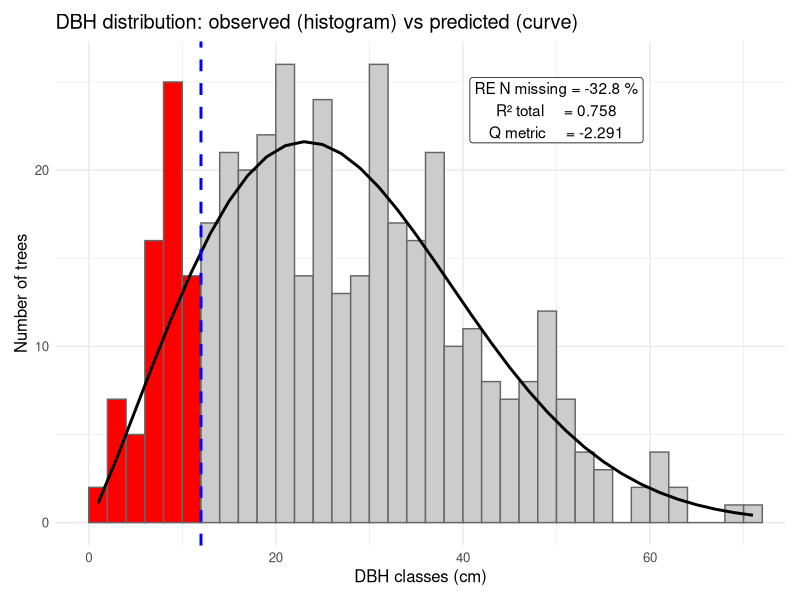
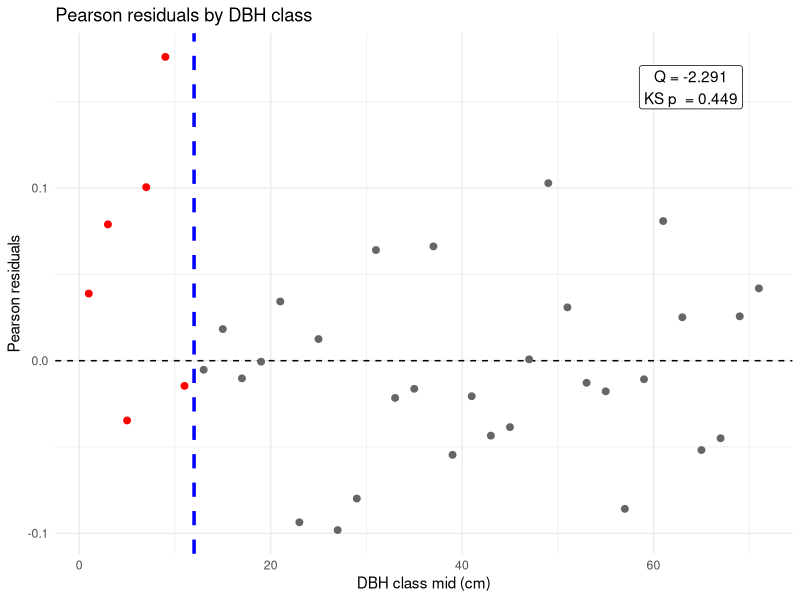
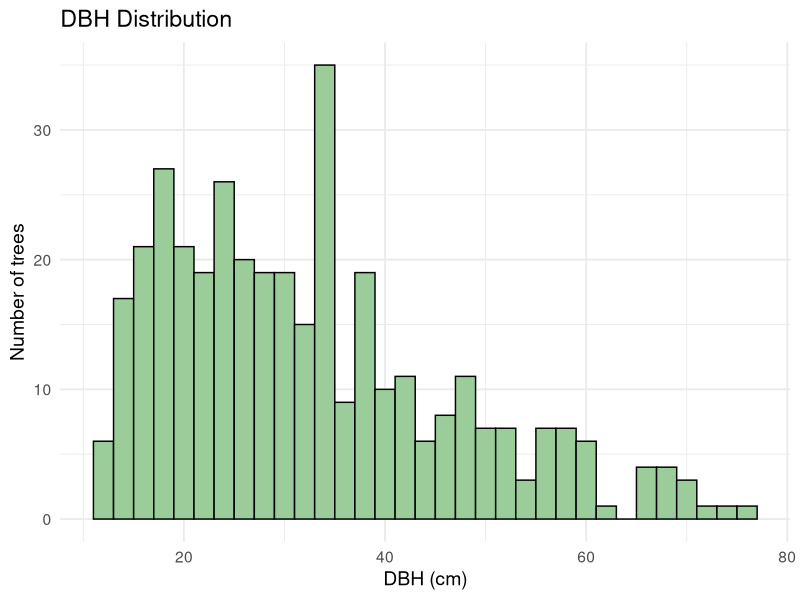
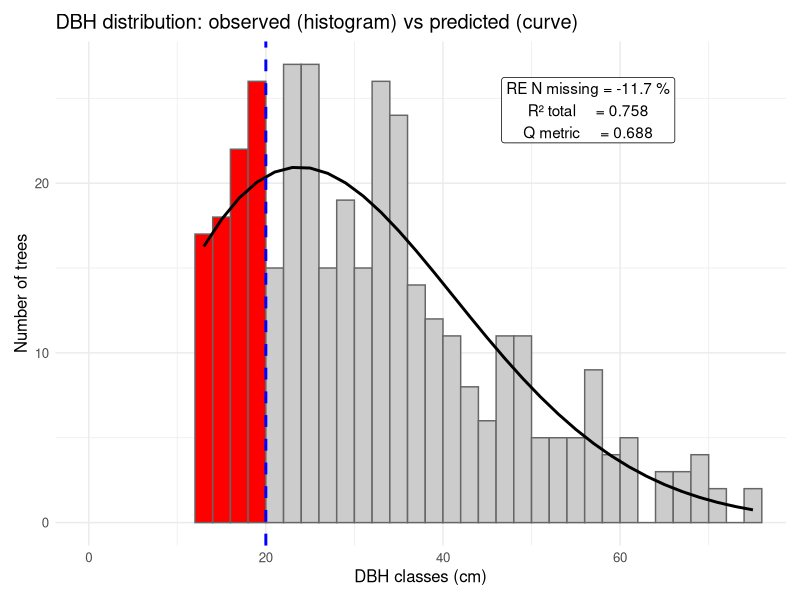
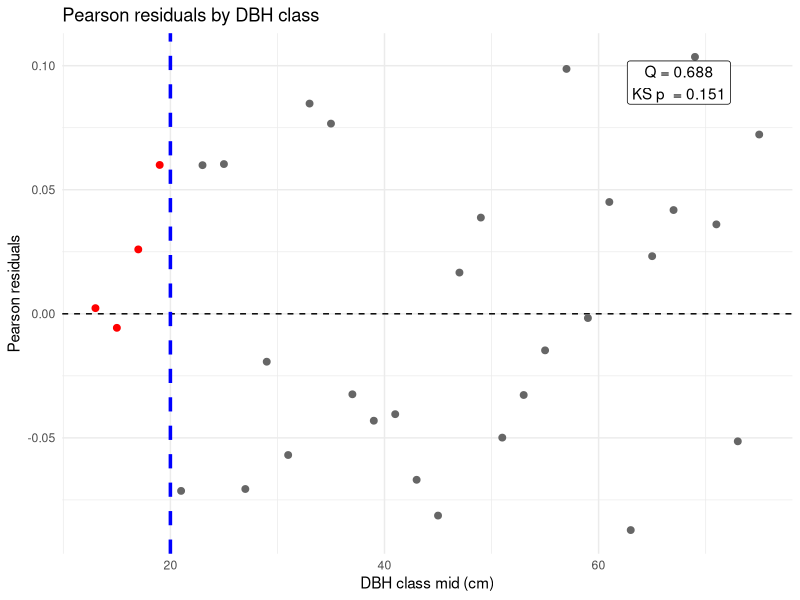
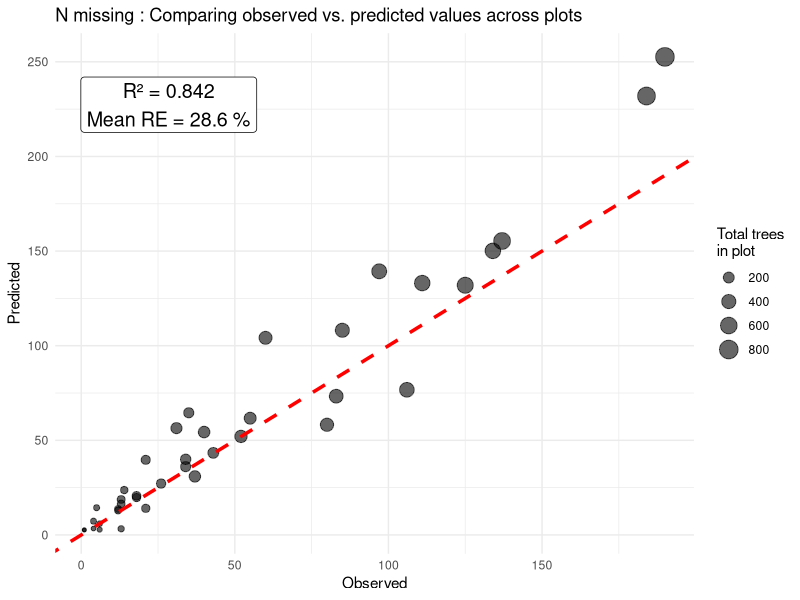

Reproduce these figures in R, in order.
## ---- chunk 1
library(readxl)
library(ggplot2)
library(dplyr)
## ---- chunk 2
fit_weibull_trunc_mle <- function(dbh_distrib_truncated, t,
                                  start_shape = 2,
                                  start_scale = mean(dbh_distrib_truncated, na.rm = TRUE)) {
  
  dbh_distrib_truncated <- dbh_distrib_truncated[is.finite(dbh_distrib_truncated)]
  n <- length(dbh_distrib_truncated)
  if (n == 0L) stop("Aucun DBH >= t après nettoyage.")

  nll <- function(par) {
    k   <- par[1]
    lam <- par[2]
    if (!is.finite(k) || !is.finite(lam) || k <= 0 || lam <= 0) return(Inf)

    ll1 <- dweibull(dbh_distrib_truncated, shape = k, scale = lam, log = TRUE)
    p_t <- pweibull(t, shape = k, scale = lam)

    if (any(!is.finite(ll1)) || !is.finite(p_t) || p_t >= 1) return(Inf)

    ll <- sum(ll1) - n * log(1 - p_t)
    -ll
  }

  opt <- optim(c(start_shape, start_scale),
               nll,
               method = "L-BFGS-B",
               lower = c(1e-6, 1e-6))

  if (opt$convergence != 0)
    warning("optim n'a pas convergé (code = ", opt$convergence, ")")

  data.frame(
    shape       = opt$par[1],
    scale       = opt$par[2],
    logLik      = -opt$value
  )
}
## ---- chunk 3
dbh_threshold <- 12

dbh_distrib <- rweibull(n=400, shape = 1.9, scale = 30)
dbh_distrib_truncated <- dbh_distrib[dbh_distrib >= dbh_threshold]

fit <- fit_weibull_trunc_mle(dbh_distrib_truncated, 
                             t=dbh_threshold, 
                             start_shape = 2, 
                             start_scale = mean(dbh_distrib_truncated))

fit
## ---- chunk 4
predict_N_missing <- function(params, N_obs, t) {
  k <- params$shape
  lam <- params$scale

  p_dbh_over_threshold <- 1 - pweibull(t, k, lam)
  N_tot  <- N_obs / p_dbh_over_threshold
  N_missing <- N_tot * pweibull(t, k, lam)

  data.frame(
    N_tot  = N_tot,
    N_missing = N_missing,
    p_dbh_over_threshold = p_dbh_over_threshold
  )
}
## ---- chunk 5
# Number of trees observed, that corresponds to the number of trees with DBH over the dbh_threshold
N_obs <- length(dbh_distrib_truncated)

N_missing <- predict_N_missing(params = fit, N_obs = N_obs, t = dbh_threshold)
N_missing
## ---- chunk 6
predict_weibull_full_counts <- function(params, N_obs, dbh_classes, t) {
  
  k <- params$shape
  lam <- params$scale

  N   <- predict_N_missing(params, N_obs, t)
  N_tot <- N$N_tot

  low <- dbh_classes[-length(dbh_classes)]
  up  <- dbh_classes[-1]

  pred <- N_tot * (pweibull(up, k, lam) - pweibull(low, k, lam))

  data.frame(
    class_lower = low,
    class_upper = up,
    N_pred      = pred,
    under_t     = up <= t
  )
}
## ---- chunk 7
dbh_classes <- seq(0, 200, 2)

pred <- predict_weibull_full_counts(params = fit, N_obs, dbh_classes, t = dbh_threshold)
pred
## ---- chunk 8
# PREPROCESS
# ----------------------------------------------------------------------
n_obs <- hist(dbh_distrib, breaks = dbh_classes, plot = FALSE)$counts
n_pred <- pred$N_pred

class_mid <- (pred$class_lower + pred$class_upper) / 2

last_nonzero <- max(which(n_obs > 0))
idx <- seq_len(last_nonzero)

n_obs <- n_obs[idx] ; n_pred <- n_pred[idx] ; class_mid <- class_mid[idx] ; pred <- pred[idx, ]

# PERASON RESIDUALS
# ----------------------------------------------------------------------
get_pearson_residuals <- function(n_obs, n_pred, class_mid, dbh_threshold) {
  
  # proportions
  prop_obs  <- n_obs  / sum(n_obs)
  prop_pred <- n_pred / sum(n_pred)

  # Pearson residuals
  eps <- 1e-8
  pearson_res <- (prop_obs - prop_pred) / sqrt(pmax(prop_pred, eps))

  # Région
  region <- ifelse(class_mid < dbh_threshold, "DBH < t", "DBH ≥ t")

  # dataframe final
  data.frame(
    class_mid   = class_mid,
    pearson_res = pearson_res,
    region      = factor(region, levels = c("DBH < t", "DBH ≥ t"))
  )
}

# METRICS 
# ----------------------------------------------------------------------
r2_global <- function(X_obs, X_pred) {
  X_mean <- mean(X_obs)
  1 - sum((X_obs - X_pred)^2) / sum((X_obs - X_mean)^2)
}

re_missing <- function(N_missing_obs, N_missing_pred) {
  ((N_missing_pred - N_missing_obs) / N_missing_obs) * 100
}

Q_metric_from_df <- function(df_res) {
  r_under <- df_res$pearson_res[df_res$region == "DBH < t"]
  r_over  <- df_res$pearson_res[df_res$region == "DBH ≥ t"]
  
  mse_under <- mean(r_under^2, na.rm = TRUE)
  mse_over  <- mean(r_over^2,  na.rm = TRUE)
  
  if (!is.finite(mse_over) || mse_over <= 0) return(NA_real_)
  
  1 - mse_under / mse_over
}

KS_p_from_df <- function(df_res) {
  tryCatch(
    ks.test(
      abs(df_res$pearson_res[df_res$region == "DBH < t"]),
      abs(df_res$pearson_res[df_res$region == "DBH ≥ t"])
    )$p.value,
    error = function(e) NA_real_
  )
}
## ---- chunk 9
# Pearson residuals based metrics
df_res <- get_pearson_residuals(n_obs, n_pred, class_mid, dbh_threshold = dbh_threshold)

# Metrics
Q <- Q_metric_from_df(df_res)
R2_all <- r2_global(n_obs, n_pred)
RE_missing <- re_missing(sum(dbh_distrib < dbh_threshold), sum(pred$N_pred[pred$under_t]))
KS_p <- KS_p_from_df(df_res)

metrics <- data.frame(
  Q = Q,
  R2_all = R2_all,
  RE_missing = RE_missing,
  KS_p = KS_p
)

metrics
## ---- chunk 10
plot_weibull_hist_curve <- function(df, counts, t, metrics) {
  df$class_mid <- (df$class_lower + df$class_upper) / 2
  bw <- unique(df$class_upper - df$class_lower)[1]
  
  df$N_obs  <- as.numeric(counts)
  df$N_pred <- as.numeric(df$N_pred)

  ymax <- max(c(df$N_obs, df$N_pred), na.rm = TRUE)
  xmin <- min(df$class_mid, na.rm = TRUE)
  xmax <- max(df$class_mid[df$N_obs > 0], na.rm = TRUE)

  ggplot2::ggplot(df, ggplot2::aes(x = class_mid)) +
    ggplot2::geom_col(
      ggplot2::aes(y = N_obs, fill = class_upper <= t),
      width = bw, color = "grey40"
    ) +
    ggplot2::scale_fill_manual(values = c("TRUE" = "red", "FALSE" = "grey80")) +
    ggplot2::geom_line(ggplot2::aes(y = N_pred), linewidth = 1) +
    ggplot2::geom_vline(xintercept = t, linetype = 2, linewidth = 1, color = "blue") +
    ggplot2::annotate(
      "label",
      x = xmin + 0.70 * (xmax - xmin),
      y = 0.9 * ymax,
      label = paste0(
        "RE N missing = ", sprintf("%.1f", metrics$RE_missing), " %\n",
        "R² total     = ", sprintf("%.3f", metrics$R2_all), "\n",
        "Q metric     = ", sprintf("%.3f", metrics$Q)
      )
    ) +
    ggplot2::labs(
      x = "DBH classes (cm)", y = "Number of trees",
      title = "DBH distribution: observed (histogram) vs predicted (curve)"
    ) +
    ggplot2::coord_cartesian(xlim = c(0, xmax)) +
    ggplot2::theme_minimal() +
    ggplot2::theme(
      legend.position = "none",
      text = ggplot2::element_text(size = 12),
      plot.margin = grid::unit(rep(10, 4), "pt")
    )
}


plot_weibull_hist_curve(pred, n_obs, t = dbh_threshold, metrics)
## ---- chunk 11
plot_residuals_by_class <- function(df_res, Q, KS_p, t) {

  ymax <- max(df_res$pearson_res, na.rm = TRUE)
  xmax <- max(df_res$class_mid,   na.rm = TRUE)

  ggplot2::ggplot(df_res, ggplot2::aes(x = class_mid,
                                       y = pearson_res,
                                       colour = region)) +
    ggplot2::geom_hline(yintercept = 0, linetype = 2) +
    ggplot2::geom_vline(xintercept = t, linetype = 2, linewidth = 1.2, colour = "blue") +
    ggplot2::geom_point(size = 2) +
    ggplot2::scale_colour_manual(
      values = c("DBH < t" = "red", "DBH ≥ t" = "grey40"),
      name   = NULL
    ) +
    ggplot2::annotate(
      "label",
      x = 0.9 * xmax,
      y = 0.9 * ymax,
      label = paste0(
        "Q = ", sprintf('%.3f', Q), "\n",
        "KS p  = ", ifelse(is.na(KS_p), "NA", sprintf('%.3f', KS_p))
      )
    ) +
    ggplot2::labs(
      x = "DBH class mid (cm)",
      y = "Pearson residuals",
      title = "Pearson residuals by DBH class"
    ) +
    ggplot2::theme_minimal() +
    ggplot2::theme(legend.position = "none")
}
## ---- chunk 12
plot_residuals_by_class(df_res, Q, KS_p, t = dbh_threshold)
## ---- chunk 13
df <- read_excel("Tree-DBH-BA_and_BM_Growth-Data-BySps.xlsx", sheet = 1)
df
## ---- chunk 14
# Choosing a PLOT_ID from 1 to XX to Display
PLOT_ID = 10
## ---- chunk 15
df_plot <- df[df$PLOT_ID == PLOT_ID, ]

ggplot(df_plot, aes(x = DBH)) +
  geom_histogram(binwidth = 2, fill = "darkseagreen3", color = "black") +
  labs(
    title = "DBH Distribution",
    x = "DBH (cm)",
    y = "Number of trees"
  ) +
  theme_minimal(base_size = 14)
## ---- chunk 16
t   <- 20
pid <- 10

# Get complete and truncated dbh distributions
df_plot <- df[df$PLOT_ID == pid, ]
dbh_distrib <- na.omit(df_plot$DBH)
dbh_distrib_truncated <- dbh_distrib[dbh_distrib >= t]

# Define DBH classes
dbh_classes_for <- function(dbh_distrib) {
  x <- dbh_distrib[is.finite(dbh_distrib)]
  if (length(x) == 0L) return(NULL)
  
  bmin <- floor(min(x) / 2) * 2
  bmax <- ceiling(max(x) / 2) * 2
  seq(bmin, bmax, by = 2)
}

dbh_classes <- dbh_classes_for(dbh_distrib)
## ---- chunk 17
# FITTING truncated Weibull
# -----------------------------------------------------------------
fit <- fit_weibull_trunc_mle(dbh_distrib_truncated, t = t)

# PREDICTING Weibull-based counts for all dbh classes
# -----------------------------------------------------------------
pred <- predict_weibull_full_counts(
  params       = fit,
  N_obs        = length(dbh_distrib_truncated),   
  dbh_classes  = dbh_classes,
  t            = t
)

n_per_class_obs  <- hist(dbh_distrib, breaks = dbh_classes, plot = FALSE)$counts
n_per_class_pred <- pred$N_pred
class_mid <- (pred$class_lower + pred$class_upper) / 2

# ASSESSING quality of the predictions
# -----------------------------------------------------------------
# Pearson residuals based metrics
df_res <- get_pearson_residuals(n_per_class_obs, n_per_class_pred, class_mid, dbh_threshold = t)

# Metrics
Q <- Q_metric_from_df(df_res)
R2_all <- r2_global(n_obs, n_pred)
RE_missing <- re_missing(sum(n_per_class_obs[class_mid < t]), sum(n_per_class_pred[class_mid < t]))
KS_p <- KS_p_from_df(df_res)

metrics <- data.frame(
  Q = Q,
  R2_all = R2_all,
  RE_missing   = RE_missing,
  KS_p         = KS_p
)

# VISUALIZING Results
# -----------------------------------------------------------------
plot_weibull_hist_curve(pred, n_per_class_obs, t, metrics)
## ---- chunk 18
plot_residuals_by_class(df_res, Q, KS_p, t)
## ---- chunk 19
t <- 20
plot_ids <- sort(unique(df$PLOT_ID))

res_list <- lapply(plot_ids, function(pid) {
  
  # PREPROCESSING
  # ---------------------------------------------------
  df_plot <- df %>%
    dplyr::filter(PLOT_ID == pid, is.finite(DBH))
  
  dbh_distrib <- df_plot$DBH
  dbh_classes <- dbh_classes_for(dbh_distrib)
  
  dbh_distrib_truncated <- dbh_distrib[dbh_distrib >= t]
  if (length(dbh_distrib_truncated) < 20) return(NULL)
  
  # FITTING
  # ---------------------------------------------------
  fit <- fit_weibull_trunc_mle(dbh_distrib_truncated, t = t)
  
  # PREDICTING
  # ---------------------------------------------------
  pred <- predict_weibull_full_counts(
    params      = fit,
    N_obs       = length(dbh_distrib_truncated),  
    dbh_classes = dbh_classes,
    t           = t
  )
  
  n_per_class_obs  <- hist(dbh_distrib, breaks = dbh_classes, plot = FALSE)$counts
  n_per_class_pred <- pred$N_pred
  class_mid        <- (pred$class_lower + pred$class_upper) / 2
  
  # METRICS
  # ---------------------------------------------------
  # Résidus de Pearson
  df_res <- get_pearson_residuals(n_per_class_obs, n_per_class_pred, class_mid, t)
  
  Q    <- Q_metric_from_df(df_res)
  KS_p <- KS_p_from_df(df_res)
  R2_all <- r2_global(n_per_class_obs, n_per_class_pred)
  RE_missing  <- re_missing(sum(n_per_class_obs[class_mid < t]), sum(n_per_class_pred[class_mid < t]))
  
  # ---- Sortie par parcelle ----
  data.frame(
    PLOT_ID      = pid,
    shape        = fit$shape,
    scale        = fit$scale,
    Q            = Q,
    R2_all = R2_all,
    RE_missing   = RE_missing,
    KS_p         = KS_p,
    N_tot_pred   = sum(n_per_class_pred),
    N_tot_obs = sum(n_per_class_obs),
    N_missing_pred = sum(n_per_class_pred[class_mid < t]),
    N_missing_obs = sum(n_per_class_obs[class_mid < t])
  )
})

results <- do.call(rbind, res_list)

results
## ---- chunk 20
# Adding observations and predictions of N_missing
df_results <- results |>
  dplyr::mutate(
    N_missing       = N_missing_obs,
    N_missing_pred  = N_missing_pred,
    RE_missing      = RE_missing,
    N_tot_obs_plot  = N_tot_obs
  )

RE_mean <- mean(df_results$RE_missing, na.rm = TRUE)

# Computing R2 of the relationship between N_missing and N_missing_pred
R2_ <- with(
  df_results,
  1 - sum((N_missing - N_missing_pred)^2) /
      sum((N_missing - mean(N_missing))^2)
)

# ---- Figure ----
ggplot2::ggplot(df_results, ggplot2::aes(
  x = N_missing,
  y = N_missing_pred,
  size = N_tot_obs_plot                                 
)) +
  ggplot2::geom_point(alpha = 0.6) +                    
  ggplot2::geom_abline(slope = 1, intercept = 0,
                       linetype = 2, linewidth = 1.2, color = "red") +
  ggplot2::annotate(
    "label",
    x = max(df_results$N_missing,      na.rm = TRUE) * 0.15,
    y = max(df_results$N_missing_pred, na.rm = TRUE) * 0.90,
    label = paste0(
      "R² = ", sprintf("%.3f", R2_), "\n",
      "Mean RE = ", sprintf("%.1f", RE_mean), " %"
    ),
    size = 5
  ) +
  ggplot2::labs(
    x = paste0("Observed"),
    y = paste0("Predicted"),
    size = "Total trees\nin plot",                      
    title = paste0("N missing : Comparing observed vs. predicted values across plots")
  ) + 
  ggplot2::theme_minimal()
